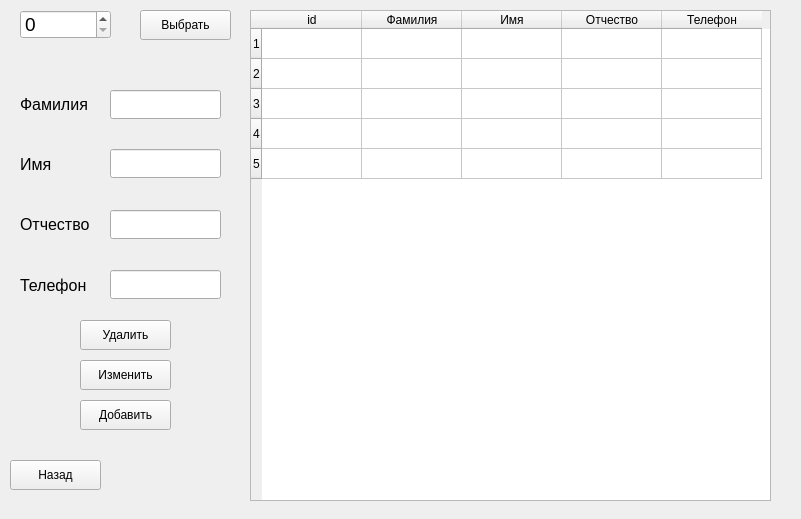
<?xml version="1.0" encoding="UTF-8"?>
<ui version="4.0">
 <class>Clients</class>
 <widget class="QWidget" name="Clients">
  <property name="geometry">
   <rect>
    <x>0</x>
    <y>0</y>
    <width>801</width>
    <height>519</height>
   </rect>
  </property>
  <property name="windowTitle">
   <string>Form</string>
  </property>
  <widget class="QLineEdit" name="t_name">
   <property name="geometry">
    <rect>
     <x>110</x>
     <y>149</y>
     <width>111</width>
     <height>29</height>
    </rect>
   </property>
   <property name="font">
    <font>
     <pointsize>14</pointsize>
    </font>
   </property>
  </widget>
  <widget class="QPushButton" name="b_select">
   <property name="geometry">
    <rect>
     <x>140</x>
     <y>10</y>
     <width>91</width>
     <height>30</height>
    </rect>
   </property>
   <property name="text">
    <string>Выбрать</string>
   </property>
  </widget>
  <widget class="QLabel" name="label_5">
   <property name="geometry">
    <rect>
     <x>20</x>
     <y>270</y>
     <width>91</width>
     <height>30</height>
    </rect>
   </property>
   <property name="font">
    <font>
     <pointsize>12</pointsize>
    </font>
   </property>
   <property name="text">
    <string>Телефон</string>
   </property>
  </widget>
  <widget class="QPushButton" name="b_kill">
   <property name="geometry">
    <rect>
     <x>80</x>
     <y>320</y>
     <width>91</width>
     <height>30</height>
    </rect>
   </property>
   <property name="text">
    <string>Удалить</string>
   </property>
  </widget>
  <widget class="QLineEdit" name="t_surname">
   <property name="geometry">
    <rect>
     <x>110</x>
     <y>210</y>
     <width>111</width>
     <height>29</height>
    </rect>
   </property>
   <property name="font">
    <font>
     <pointsize>14</pointsize>
    </font>
   </property>
  </widget>
  <widget class="QLabel" name="label">
   <property name="geometry">
    <rect>
     <x>20</x>
     <y>89</y>
     <width>100</width>
     <height>30</height>
    </rect>
   </property>
   <property name="font">
    <font>
     <pointsize>12</pointsize>
    </font>
   </property>
   <property name="text">
    <string>Фамилия</string>
   </property>
  </widget>
  <widget class="QLabel" name="label_3">
   <property name="geometry">
    <rect>
     <x>20</x>
     <y>209</y>
     <width>100</width>
     <height>30</height>
    </rect>
   </property>
   <property name="font">
    <font>
     <pointsize>12</pointsize>
    </font>
   </property>
   <property name="text">
    <string>Отчество</string>
   </property>
  </widget>
  <widget class="QSpinBox" name="t_select">
   <property name="geometry">
    <rect>
     <x>20</x>
     <y>10</y>
     <width>91</width>
     <height>29</height>
    </rect>
   </property>
   <property name="font">
    <font>
     <pointsize>14</pointsize>
    </font>
   </property>
   <property name="maximum">
    <number>1000000</number>
   </property>
  </widget>
  <widget class="QPushButton" name="b_add">
   <property name="geometry">
    <rect>
     <x>80</x>
     <y>400</y>
     <width>91</width>
     <height>30</height>
    </rect>
   </property>
   <property name="text">
    <string>Добавить</string>
   </property>
  </widget>
  <widget class="QLabel" name="label_2">
   <property name="geometry">
    <rect>
     <x>20</x>
     <y>149</y>
     <width>100</width>
     <height>30</height>
    </rect>
   </property>
   <property name="font">
    <font>
     <pointsize>12</pointsize>
    </font>
   </property>
   <property name="text">
    <string>Имя</string>
   </property>
  </widget>
  <widget class="QTableWidget" name="db">
   <property name="geometry">
    <rect>
     <x>250</x>
     <y>10</y>
     <width>521</width>
     <height>491</height>
    </rect>
   </property>
   <property name="rowCount">
    <number>5</number>
   </property>
   <property name="columnCount">
    <number>5</number>
   </property>
   <row/>
   <row/>
   <row/>
   <row/>
   <row/>
   <column>
    <property name="text">
     <string>id</string>
    </property>
   </column>
   <column>
    <property name="text">
     <string>Фамилия</string>
    </property>
   </column>
   <column>
    <property name="text">
     <string>Имя</string>
    </property>
   </column>
   <column>
    <property name="text">
     <string>Отчество</string>
    </property>
   </column>
   <column>
    <property name="text">
     <string>Телефон</string>
    </property>
   </column>
  </widget>
  <widget class="QLineEdit" name="t_fam">
   <property name="geometry">
    <rect>
     <x>110</x>
     <y>90</y>
     <width>111</width>
     <height>29</height>
    </rect>
   </property>
   <property name="font">
    <font>
     <pointsize>14</pointsize>
    </font>
   </property>
  </widget>
  <widget class="QPushButton" name="b_change">
   <property name="geometry">
    <rect>
     <x>80</x>
     <y>360</y>
     <width>91</width>
     <height>30</height>
    </rect>
   </property>
   <property name="text">
    <string>Изменить</string>
   </property>
  </widget>
  <widget class="QLineEdit" name="t_phone">
   <property name="geometry">
    <rect>
     <x>110</x>
     <y>270</y>
     <width>111</width>
     <height>29</height>
    </rect>
   </property>
   <property name="font">
    <font>
     <pointsize>14</pointsize>
    </font>
   </property>
  </widget>
  <widget class="QPushButton" name="b_back">
   <property name="geometry">
    <rect>
     <x>10</x>
     <y>460</y>
     <width>91</width>
     <height>30</height>
    </rect>
   </property>
   <property name="text">
    <string>Назад</string>
   </property>
  </widget>
 </widget>
 <resources/>
 <connections/>
</ui>
